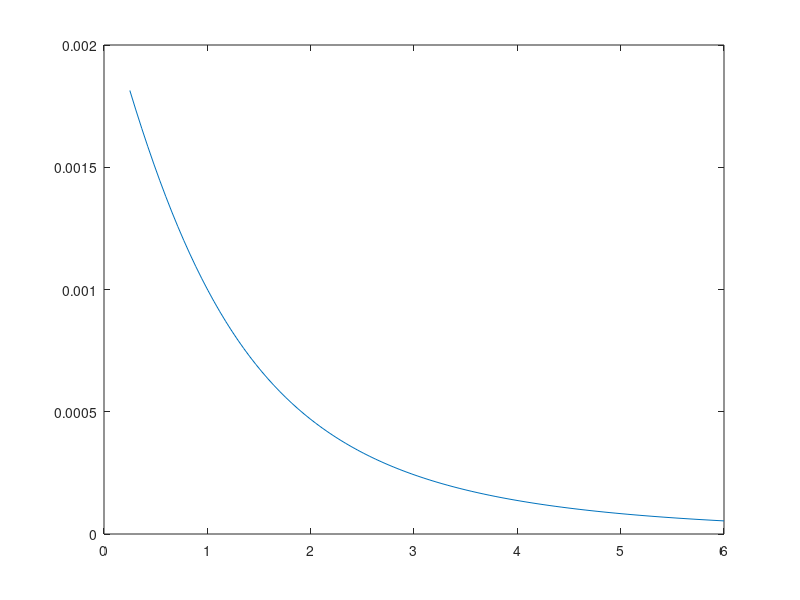
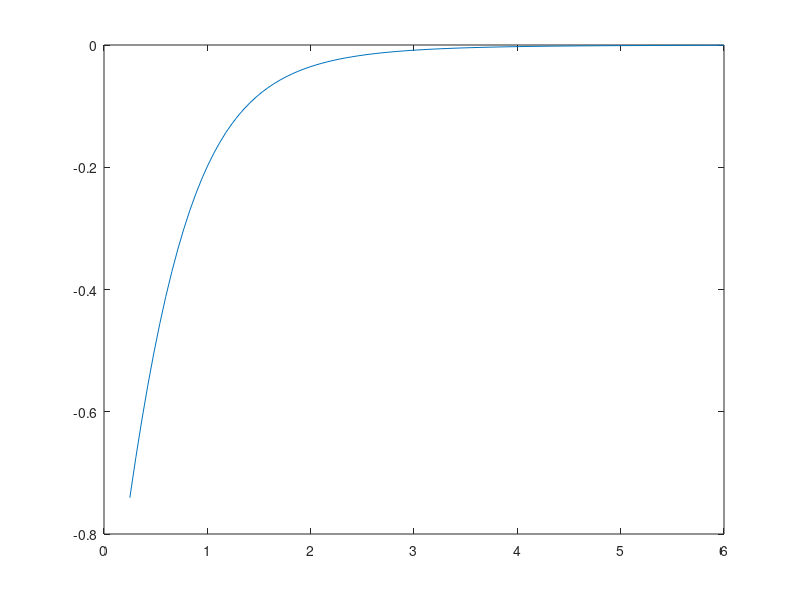

Reproduce these figures in MATLAB, in order.
%% Dustin Goetz
clc; clear; close all;

%% Parameters
n_c = 170; % turns
B_r = 1.32; % T
mu = 1.26*(10^-6); % H/m
M = B_r/mu;
r_m = 1.5 * (10^-3); % m
r_c = 1.825 * (10^-3); % m
h_m = 4 *(10^-3); % m
h_c = 3.55 *(10^-3); % m
z_0 = 4.275 *(10^-3); % m
z = linspace(.25,6,100) * (10^-3);
I = 4.6; % A

%% Magnet-Coil Force
F_coil = -(.5*mu*n_c*M*pi*r_m^2*I)*((z+z_0+h_c/2+h_m/2)./((z+z_0+h_c/2+h_m/2).^2 + r_c^2).^.5 - ...
    (z+z_0+h_c/2-h_m/2)./((z+z_0+h_c/2-h_m/2).^2 + r_c^2).^.5 - ...
    (z+z_0-h_c/2+h_m/2)./((z+z_0-h_c/2+h_m/2).^2 + r_c^2).^.5 + ...
    (z+z_0-h_c/2-h_m/2)./((z+z_0-h_c/2-h_m/2).^2 + r_c^2).^.5); 

%% Magnet-Core Force
F_core = -((1/8)*mu*M^2*pi*r_m^2) * ((z+h_m)./((z+h_m).^2+r_m^2).^.5 - z./(z.^2+r_m^2).^.5).^2;


%% Figures
figure;
plot(z*10^3, F_coil);

figure;
plot(z*10^3, F_core);
